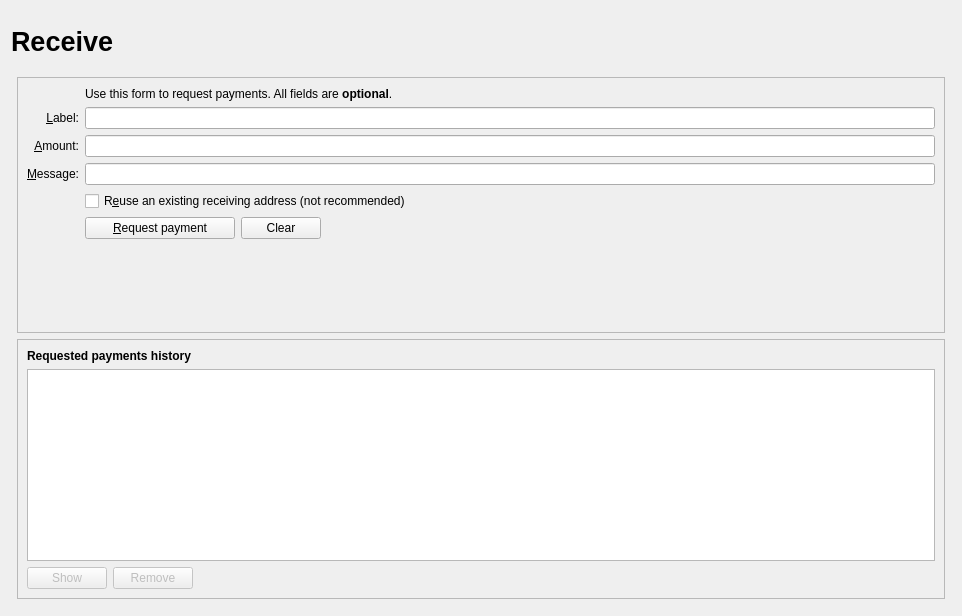
<?xml version="1.0" encoding="UTF-8"?>
<ui version="4.0">
 <class>ReceiveCoinsDialog</class>
 <widget class="QWidget" name="ReceiveCoinsDialog">
  <property name="geometry">
   <rect>
    <x>0</x>
    <y>0</y>
    <width>962</width>
    <height>616</height>
   </rect>
  </property>
  <layout class="QVBoxLayout" name="verticalLayout" stretch="0">
   <item>
    <layout class="QVBoxLayout" name="verticalLayout_Master" stretch="0,1">
     <property name="spacing">
      <number>0</number>
     </property>
     <item>
      <widget class="QFrame" name="frame_Header">
       <layout class="QVBoxLayout" name="verticalLayout_8">
        <property name="leftMargin">
         <number>0</number>
        </property>
        <property name="topMargin">
         <number>0</number>
        </property>
        <property name="rightMargin">
         <number>0</number>
        </property>
        <property name="bottomMargin">
         <number>0</number>
        </property>
        <item>
         <layout class="QHBoxLayout" name="horizontalLayout_Header" stretch="1,0,1">
          <item>
           <widget class="QLabel" name="labelOverviewHeaderLeft">
            <property name="minimumSize">
             <size>
              <width>464</width>
              <height>60</height>
             </size>
            </property>
            <property name="maximumSize">
             <size>
              <width>16777215</width>
              <height>60</height>
             </size>
            </property>
            <property name="font">
             <font>
              <pointsize>20</pointsize>
              <weight>75</weight>
              <bold>true</bold>
             </font>
            </property>
            <property name="text">
             <string>Receive</string>
            </property>
           </widget>
          </item>
          <item>
           <spacer name="horizontalSpacer_3">
            <property name="orientation">
             <enum>Qt::Horizontal</enum>
            </property>
            <property name="sizeHint" stdset="0">
             <size>
              <width>40</width>
              <height>20</height>
             </size>
            </property>
           </spacer>
          </item>
          <item>
           <widget class="QLabel" name="labelOverviewHeaderRight">
            <property name="minimumSize">
             <size>
              <width>464</width>
              <height>60</height>
             </size>
            </property>
            <property name="maximumSize">
             <size>
              <width>16777215</width>
              <height>60</height>
             </size>
            </property>
            <property name="font">
             <font>
              <pointsize>14</pointsize>
             </font>
            </property>
            <property name="text">
             <string/>
            </property>
            <property name="alignment">
             <set>Qt::AlignRight|Qt::AlignTrailing|Qt::AlignVCenter</set>
            </property>
           </widget>
          </item>
         </layout>
        </item>
       </layout>
      </widget>
     </item>
     <item>
      <widget class="QFrame" name="frame_BG">
       <layout class="QVBoxLayout" name="verticalLayout_5">
        <property name="leftMargin">
         <number>6</number>
        </property>
        <property name="topMargin">
         <number>6</number>
        </property>
        <property name="rightMargin">
         <number>6</number>
        </property>
        <property name="bottomMargin">
         <number>6</number>
        </property>
        <item>
         <widget class="QFrame" name="frame2">
          <property name="sizePolicy">
           <sizepolicy hsizetype="Preferred" vsizetype="Expanding">
            <horstretch>0</horstretch>
            <verstretch>0</verstretch>
           </sizepolicy>
          </property>
          <property name="frameShape">
           <enum>QFrame::StyledPanel</enum>
          </property>
          <property name="frameShadow">
           <enum>QFrame::Sunken</enum>
          </property>
          <layout class="QVBoxLayout" name="verticalLayout_3">
           <item>
            <layout class="QGridLayout" name="gridLayout">
             <item row="7" column="2">
              <widget class="QCheckBox" name="reuseAddress">
               <property name="toolTip">
                <string>Reuse one of the previously used receiving addresses.&lt;br&gt;Reusing addresses has security and privacy issues.&lt;br&gt;Do not use this unless re-generating a payment request made before.</string>
               </property>
               <property name="text">
                <string>R&amp;euse an existing receiving address (not recommended)</string>
               </property>
              </widget>
             </item>
             <item row="7" column="0">
              <widget class="QLabel" name="label_4">
               <property name="text">
                <string/>
               </property>
              </widget>
             </item>
             <item row="6" column="0">
              <widget class="QLabel" name="label_3">
               <property name="toolTip">
                <string>An optional message to attach to the payment request, which will be displayed when the request is opened. Note: The message will not be sent with the payment over the Minnodes network.</string>
               </property>
               <property name="text">
                <string>&amp;Message:</string>
               </property>
               <property name="alignment">
                <set>Qt::AlignRight|Qt::AlignTrailing|Qt::AlignVCenter</set>
               </property>
               <property name="buddy">
                <cstring>reqMessage</cstring>
               </property>
              </widget>
             </item>
             <item row="4" column="2">
              <widget class="QLineEdit" name="reqLabel">
               <property name="toolTip">
                <string>An optional label to associate with the new receiving address.</string>
               </property>
              </widget>
             </item>
             <item row="6" column="2">
              <widget class="QLineEdit" name="reqMessage">
               <property name="toolTip">
                <string>An optional message to attach to the payment request, which will be displayed when the request is opened.&lt;br&gt;Note: The message will not be sent with the payment over the Minnodes network.</string>
               </property>
              </widget>
             </item>
             <item row="2" column="2">
              <widget class="QLabel" name="label_5">
               <property name="text">
                <string>Use this form to request payments. All fields are &lt;b&gt;optional&lt;/b&gt;.</string>
               </property>
              </widget>
             </item>
             <item row="4" column="0">
              <widget class="QLabel" name="label_2">
               <property name="toolTip">
                <string>An optional label to associate with the new receiving address.</string>
               </property>
               <property name="text">
                <string>&amp;Label:</string>
               </property>
               <property name="alignment">
                <set>Qt::AlignRight|Qt::AlignTrailing|Qt::AlignVCenter</set>
               </property>
               <property name="buddy">
                <cstring>reqLabel</cstring>
               </property>
              </widget>
             </item>
             <item row="5" column="0">
              <widget class="QLabel" name="label">
               <property name="toolTip">
                <string>An optional amount to request. Leave this empty or zero to not request a specific amount.</string>
               </property>
               <property name="text">
                <string>&amp;Amount:</string>
               </property>
               <property name="alignment">
                <set>Qt::AlignRight|Qt::AlignTrailing|Qt::AlignVCenter</set>
               </property>
               <property name="buddy">
                <cstring>reqAmount</cstring>
               </property>
              </widget>
             </item>
             <item row="5" column="2">
              <widget class="BitcoinAmountField" name="reqAmount">
               <property name="minimumSize">
                <size>
                 <width>80</width>
                 <height>0</height>
                </size>
               </property>
               <property name="toolTip">
                <string>An optional amount to request. Leave this empty or zero to not request a specific amount.</string>
               </property>
              </widget>
             </item>
             <item row="8" column="0">
              <widget class="QLabel" name="label_7">
               <property name="text">
                <string/>
               </property>
              </widget>
             </item>
             <item row="8" column="2">
              <layout class="QHBoxLayout" name="horizontalLayout">
               <item>
                <widget class="QPushButton" name="receiveButton">
                 <property name="minimumSize">
                  <size>
                   <width>150</width>
                   <height>0</height>
                  </size>
                 </property>
                 <property name="text">
                  <string>&amp;Request payment</string>
                 </property>
                 <property name="icon">
                  <iconset resource="../minnodes.qrc">
                   <normaloff>:/icons/receiving_addresses</normaloff>:/icons/receiving_addresses</iconset>
                 </property>
                </widget>
               </item>
               <item>
                <widget class="QPushButton" name="clearButton">
                 <property name="sizePolicy">
                  <sizepolicy hsizetype="Minimum" vsizetype="Fixed">
                   <horstretch>0</horstretch>
                   <verstretch>0</verstretch>
                  </sizepolicy>
                 </property>
                 <property name="toolTip">
                  <string>Clear all fields of the form.</string>
                 </property>
                 <property name="text">
                  <string>Clear</string>
                 </property>
                 <property name="icon">
                  <iconset resource="../minnodes.qrc">
                   <normaloff>:/icons/remove</normaloff>:/icons/remove</iconset>
                 </property>
                 <property name="autoDefault">
                  <bool>false</bool>
                 </property>
                </widget>
               </item>
               <item>
                <spacer name="horizontalSpacer">
                 <property name="orientation">
                  <enum>Qt::Horizontal</enum>
                 </property>
                 <property name="sizeHint" stdset="0">
                  <size>
                   <width>40</width>
                   <height>20</height>
                  </size>
                 </property>
                </spacer>
               </item>
              </layout>
             </item>
             <item row="9" column="2">
              <spacer name="verticalSpacer">
               <property name="orientation">
                <enum>Qt::Vertical</enum>
               </property>
               <property name="sizeHint" stdset="0">
                <size>
                 <width>20</width>
                 <height>40</height>
                </size>
               </property>
              </spacer>
             </item>
            </layout>
           </item>
          </layout>
         </widget>
        </item>
        <item>
         <widget class="QFrame" name="frame">
          <property name="sizePolicy">
           <sizepolicy hsizetype="Preferred" vsizetype="Expanding">
            <horstretch>0</horstretch>
            <verstretch>0</verstretch>
           </sizepolicy>
          </property>
          <property name="frameShape">
           <enum>QFrame::StyledPanel</enum>
          </property>
          <property name="frameShadow">
           <enum>QFrame::Raised</enum>
          </property>
          <layout class="QVBoxLayout" name="verticalLayout_2">
           <item>
            <widget class="QLabel" name="label_6">
             <property name="font">
              <font>
               <weight>75</weight>
               <bold>true</bold>
              </font>
             </property>
             <property name="text">
              <string>Requested payments history</string>
             </property>
            </widget>
           </item>
           <item>
            <widget class="QTableView" name="recentRequestsView">
             <property name="palette">
              <palette>
               <active>
                <colorrole role="Text">
                 <brush brushstyle="SolidPattern">
                  <color alpha="255">
                   <red>51</red>
                   <green>51</green>
                   <blue>51</blue>
                  </color>
                 </brush>
                </colorrole>
               </active>
               <inactive>
                <colorrole role="Text">
                 <brush brushstyle="SolidPattern">
                  <color alpha="255">
                   <red>51</red>
                   <green>51</green>
                   <blue>51</blue>
                  </color>
                 </brush>
                </colorrole>
               </inactive>
               <disabled>
                <colorrole role="Text">
                 <brush brushstyle="SolidPattern">
                  <color alpha="255">
                   <red>85</red>
                   <green>85</green>
                   <blue>85</blue>
                  </color>
                 </brush>
                </colorrole>
               </disabled>
              </palette>
             </property>
             <property name="contextMenuPolicy">
              <enum>Qt::CustomContextMenu</enum>
             </property>
             <property name="tabKeyNavigation">
              <bool>false</bool>
             </property>
             <property name="sortingEnabled">
              <bool>true</bool>
             </property>
            </widget>
           </item>
           <item>
            <layout class="QHBoxLayout" name="horizontalLayout_2">
             <item>
              <widget class="QPushButton" name="showRequestButton">
               <property name="enabled">
                <bool>false</bool>
               </property>
               <property name="toolTip">
                <string>Show the selected request (does the same as double clicking an entry)</string>
               </property>
               <property name="text">
                <string>Show</string>
               </property>
               <property name="icon">
                <iconset resource="../minnodes.qrc">
                 <normaloff>:/icons/edit</normaloff>:/icons/edit</iconset>
               </property>
               <property name="autoDefault">
                <bool>false</bool>
               </property>
              </widget>
             </item>
             <item>
              <widget class="QPushButton" name="removeRequestButton">
               <property name="enabled">
                <bool>false</bool>
               </property>
               <property name="toolTip">
                <string>Remove the selected entries from the list</string>
               </property>
               <property name="text">
                <string>Remove</string>
               </property>
               <property name="icon">
                <iconset resource="../minnodes.qrc">
                 <normaloff>:/icons/remove</normaloff>:/icons/remove</iconset>
               </property>
               <property name="autoDefault">
                <bool>false</bool>
               </property>
              </widget>
             </item>
             <item>
              <spacer name="horizontalSpacer_2">
               <property name="orientation">
                <enum>Qt::Horizontal</enum>
               </property>
               <property name="sizeHint" stdset="0">
                <size>
                 <width>40</width>
                 <height>20</height>
                </size>
               </property>
              </spacer>
             </item>
            </layout>
           </item>
          </layout>
         </widget>
        </item>
       </layout>
      </widget>
     </item>
    </layout>
   </item>
  </layout>
 </widget>
 <customwidgets>
  <customwidget>
   <class>BitcoinAmountField</class>
   <extends>QLineEdit</extends>
   <header>bitcoinamountfield.h</header>
   <container>1</container>
  </customwidget>
 </customwidgets>
 <tabstops>
  <tabstop>reqLabel</tabstop>
  <tabstop>reqAmount</tabstop>
  <tabstop>reqMessage</tabstop>
  <tabstop>reuseAddress</tabstop>
  <tabstop>receiveButton</tabstop>
  <tabstop>clearButton</tabstop>
  <tabstop>recentRequestsView</tabstop>
  <tabstop>showRequestButton</tabstop>
  <tabstop>removeRequestButton</tabstop>
 </tabstops>
 <resources>
  <include location="../minnodes.qrc"/>
 </resources>
 <connections/>
</ui>
